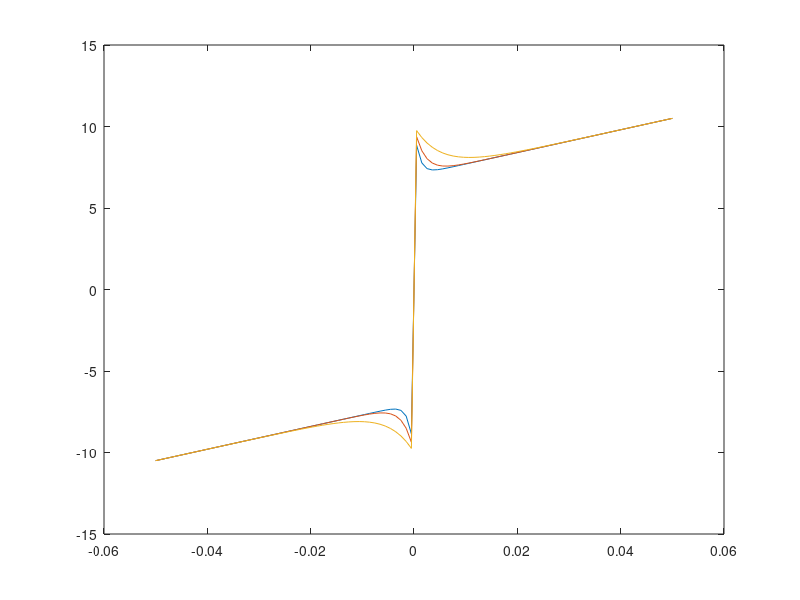

Write the MATLAB code that produced this figure.
%modeling friction in mechanical systems

clear all
clc
close all

Fest = 10; % [N]
FC  = 7; % [N]
b = 70; % [Ns/m]
c = [0.001,0.002,0.005]; % [m/s]

N = 100;
dx = linspace(-0.05,0.05, N);

for i = 1:3
    for k = 1:N
        Fa(i,k)  = (FC + (Fest - FC)*exp(-abs(dx(k))/c(i)))*sign(dx(k))+b*dx(k);
    end
end

figure(1)

plot(dx,Fa)
